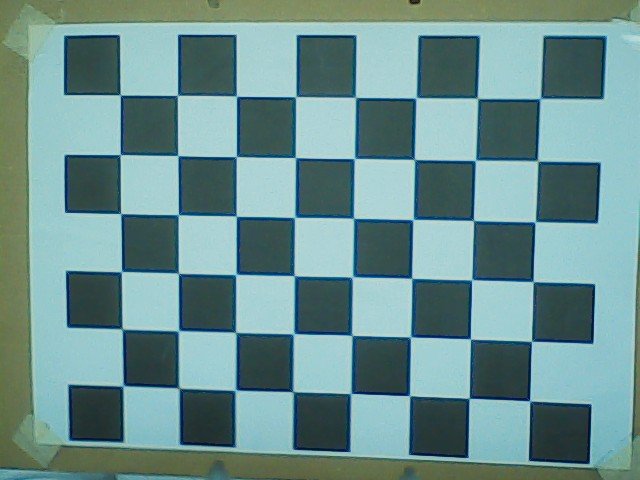
#> input picture code/assignment04/WIN_20251106_14_04_13_Pro.jpg, 640 x 480 px; its folder holds 4 pictures in this run; the run also reads 1 picture not shown here
$ python cam_calib.py
#> lines starting #> are read from the running program, lines starting #| are printed output that depends on the picture; after the words box and inside, x2 and y2 are one past the last pixel; in counts of white or black regions, pixels touching at a corner belong together
import numpy as np
import cv2 as cv
import glob

# termination criteria
criteria = (cv.TERM_CRITERIA_EPS + cv.TERM_CRITERIA_MAX_ITER, 30, 0.001)

# prepare object points, like (0,0,0), (1,0,0), (2,0,0) ....,(6,5,0)
objp = np.zeros((6*8,3), np.float32)
objp[:,:2] = np.mgrid[0:8,0:6].T.reshape(-1,2)

# Arrays to store object points and image points from all the images.
objpoints = [] # 3d point in real world space
imgpoints = [] # 2d points in image plane.

images = glob.glob('*.jpg')

for fname in images:
    img = cv.imread(fname)
#> img is the input picture: shape (480, 640, 3); mean B, G, R 143.3, 144.3, 108.5
    gray = cv.cvtColor(img, cv.COLOR_BGR2GRAY)
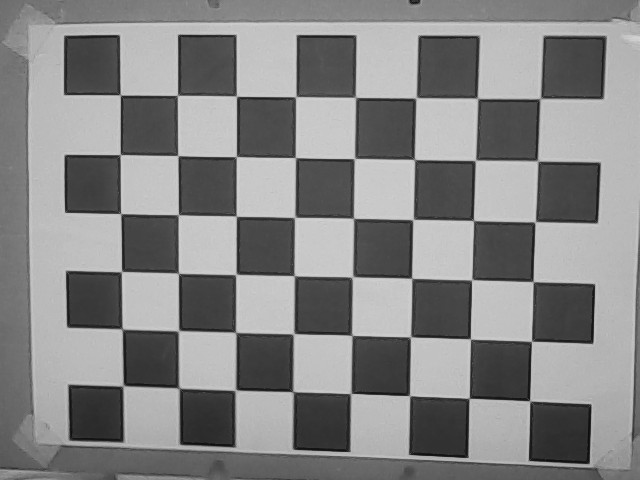
#> gray: shape (480, 640); min 11, max 215, mean 133.4

    # Find the chess board corners
    ret, corners = cv.findChessboardCorners(gray, (8,6), None)
#> ret = True; corners = 48 rows, first 8: [120.5, 94.58], [177.9, 96.18], [236.6, 96.83], [295.3, 97.11], [356.2, 95.91], [416, 98], [477.5, 98], [540, 98.5]

    # If found, add object points, image points (after refining them)
    if ret == True:
        objpoints.append(objp)

        corners2 = cv.cornerSubPix(gray,corners, (11,11), (-1,-1), criteria)
#> corners2 = 48 rows, first 8: [120.3, 95], [177.5, 95.38], [236.5, 96.29], [295.8, 96.72], [355.5, 97.48], [415.9, 97.96], [477.4, 98.38], [540.1, 98.57]
        imgpoints.append(corners2)

        # Draw and display the corners
        cv.drawChessboardCorners(img, (8,6), corners2, ret)
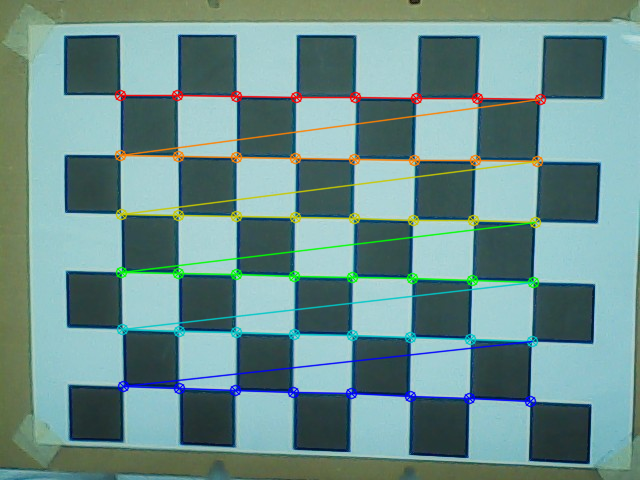
#> img: shape (480, 640, 3); 5.7% of pixels changed, all inside (x1, y1, x2, y2) = (114, 89, 547, 408)
        cv.imshow('img', img)
        cv.waitKey(500)
#> pass 2 of the loop `for fname in images:`:
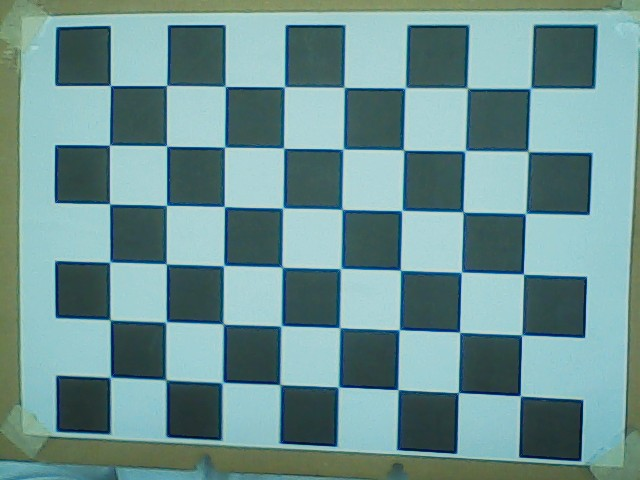
#> input picture code/assignment04/WIN_20251106_14_04_18_Pro.jpg, 640 x 480 px
#> img is the input picture: shape (480, 640, 3); mean B, G, R 146.1, 146.2, 109.3
#> `gray = cv.cvtColor(img, cv.COLOR_BGR2GRAY)`:
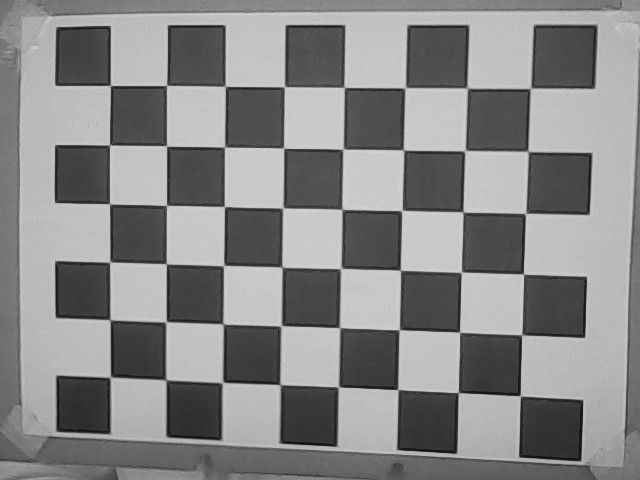
#> gray: shape (480, 640); min 11, max 216, mean 135.1
#> corners = 48 rows, first 8: [111.4, 85.2], [167.2, 85.34], [225.6, 85.56], [284.3, 87.83], [344, 87], [405.2, 89.62], [467, 88], [530.5, 88.5]
#> corners2 = 48 rows, first 8: [110.4, 85.49], [166.5, 85.51], [225.3, 86.48], [284.5, 86.8], [344.1, 87.49], [405.2, 87.98], [467, 88.18], [530.4, 88.4]
#> `cv.drawChessboardCorners(img, (8,6), corners2, ret)`:
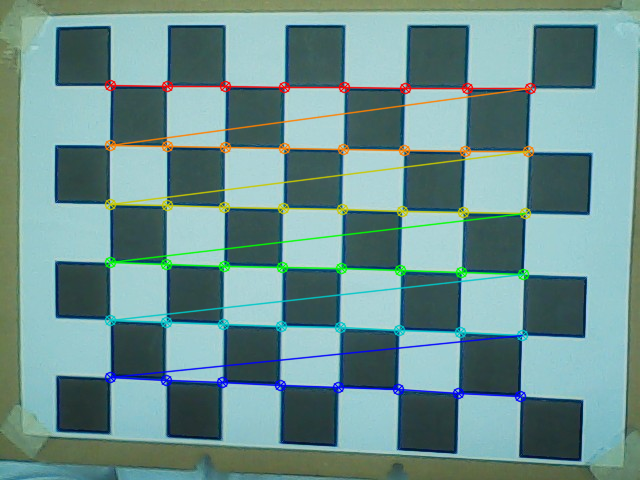
#> img: shape (480, 640, 3); 5.72% of pixels changed, all inside (x1, y1, x2, y2) = (104, 79, 537, 403)
#> pass 3 of the loop `for fname in images:`:
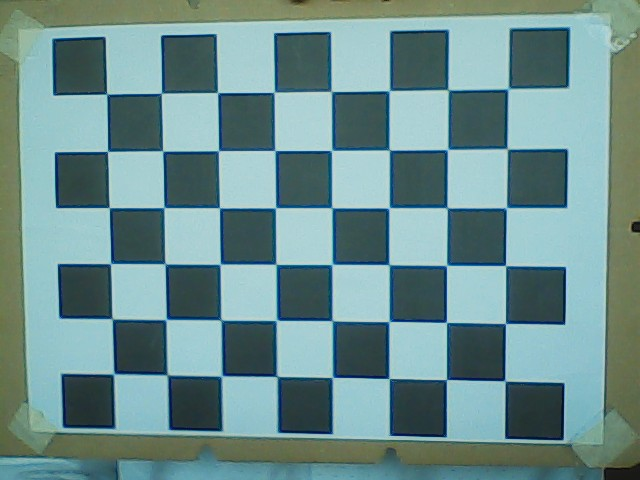
#> input picture code/assignment04/WIN_20251106_14_04_57_Pro.jpg, 640 x 480 px
#> img is the input picture: shape (480, 640, 3); mean B, G, R 142.2, 142.4, 109.1
#> `gray = cv.cvtColor(img, cv.COLOR_BGR2GRAY)`:
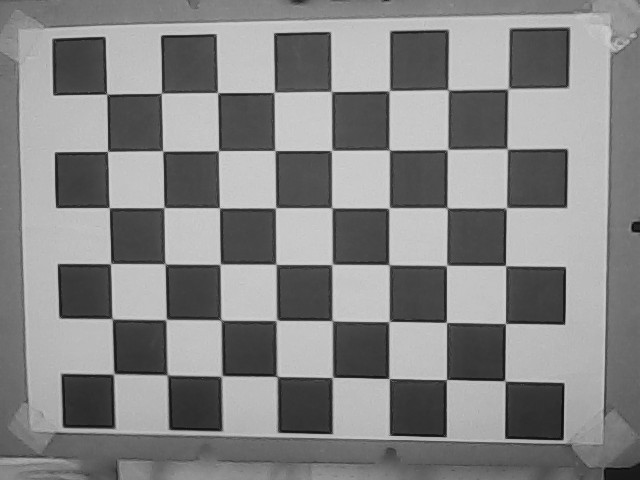
#> gray: shape (480, 640); min 9, max 213, mean 132.4
#> corners = 48 rows, first 8: [107, 93.49], [161.9, 93.67], [218.5, 92.7], [274.2, 92.59], [330.5, 91.58], [389.4, 90.32], [448, 90], [507.5, 88.5]
#> corners2 = 48 rows, first 8: [106.7, 94.14], [161.5, 93.23], [217.6, 92.67], [274.3, 92.36], [331.4, 91.52], [389.3, 90.69], [447.9, 89.8], [508, 88.77]
#> `cv.drawChessboardCorners(img, (8,6), corners2, ret)`:
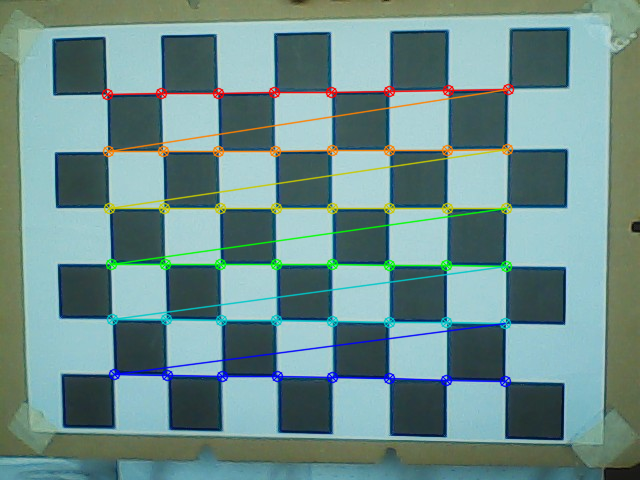
#> img: shape (480, 640, 3); 5.51% of pixels changed, all inside (x1, y1, x2, y2) = (101, 83, 515, 388)
#> the loop made 4 passes; the first 3 are shown

# cv.destroyAllWindows()


# Calibrate the camera
ret, mtx, dist, rvecs, tvecs = cv.calibrateCamera(objpoints, imgpoints, gray.shape[::-1], None, None)

print("Calibration successful:", ret)
print("\nCamera matrix:\n", mtx)
print("\nDistortion coefficients:\n", dist)
print("\nRotation:\n", rvecs[0])
print("\nTranslation:\n", tvecs[0])

# Save calibration results
np.savez("camera_calibration_9x7.npz", mtx=mtx, dist=dist, rvecs=rvecs, tvecs=tvecs)

img = cv.imread(images[2])
h, w = img.shape[:2]
#> h = 480; w = 640
newcameramtx, roi = cv.getOptimalNewCameraMatrix(mtx, dist, (w, h), 1, (w, h))

# Undistort
dst = cv.undistort(img, mtx, dist, None, newcameramtx)
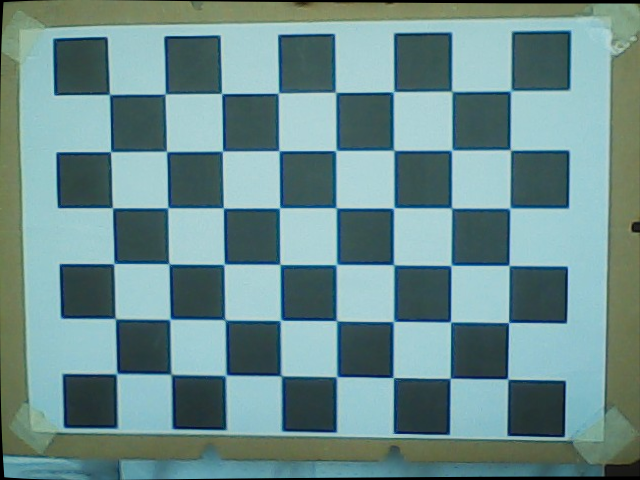
#> dst: shape (480, 640, 3); mean B, G, R 140.9, 141, 108

def overlay_grid(image, step=50, color=(0, 0, 255), thickness=1):
    """Overlays a red grid onto an image."""
#> called with step = 50, color = (0, 0, 255), thickness = 1
    img_with_grid = image.copy()
    h, w = image.shape[:2]
#> h = 480; w = 640

    # Draw vertical lines (Red color is BGR: (0, 0, 255))
    for x in range(0, w, step):
        cv.line(img_with_grid, (x, 0), (x, h), color, thickness)
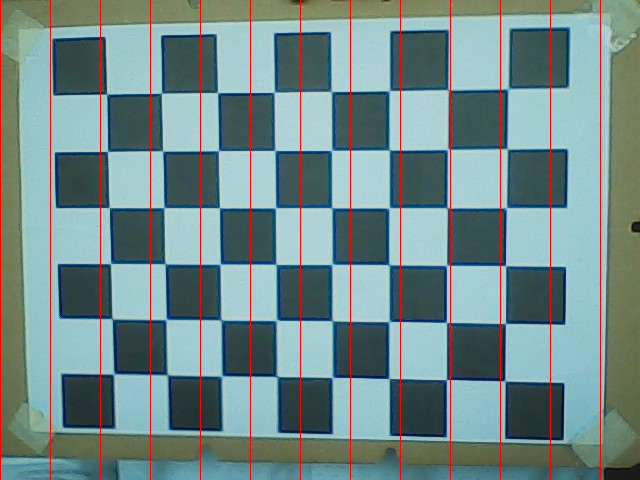
#> img_with_grid: shape (480, 640, 3); 2.03% of pixels changed, all inside (x1, y1, x2, y2) = (0, 0, 601, 480)

    # Draw horizontal lines
    for y in range(0, h, step):
        cv.line(img_with_grid, (0, y), (w, y), color, thickness)
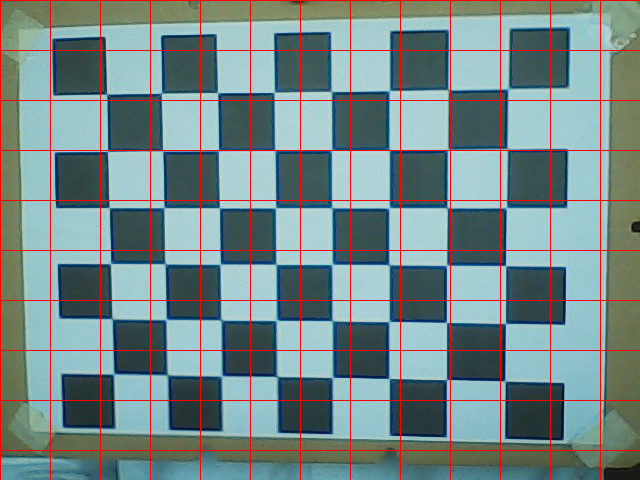
#> img_with_grid: shape (480, 640, 3); 2.04% of pixels changed, all inside (x1, y1, x2, y2) = (1, 0, 640, 451)

    return img_with_grid

# Define grid parameters
GRID_STEP = 50  # Distance between lines in pixels
GRID_COLOR = (0, 0, 255) # Red in BGR
GRID_THICKNESS = 1

# Apply grid to both images
original_with_grid = overlay_grid(img, GRID_STEP, GRID_COLOR, GRID_THICKNESS)
undistorted_with_grid = overlay_grid(dst, GRID_STEP, GRID_COLOR, GRID_THICKNESS)
#> call 2 of overlay_grid, with step = 50, color = (0, 0, 255), thickness = 1
#> after the loop in overlay_grid (call 2), `for x in range(0, w, step):`:
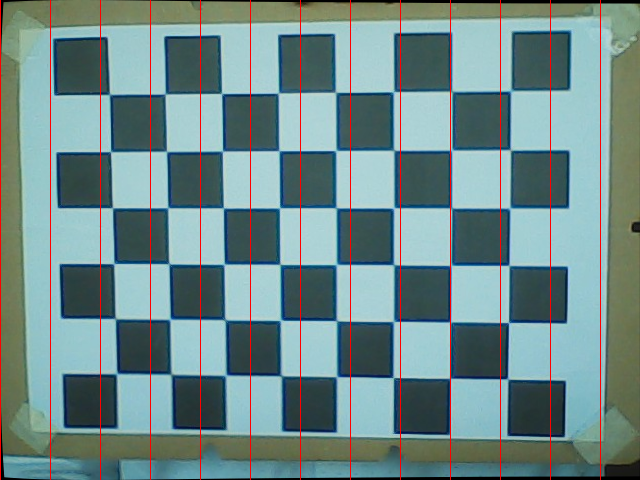
#> img_with_grid: shape (480, 640, 3); 2.03% of pixels changed, all inside (x1, y1, x2, y2) = (0, 0, 601, 480)
#> after the loop in overlay_grid (call 2), `for y in range(0, h, step):`:
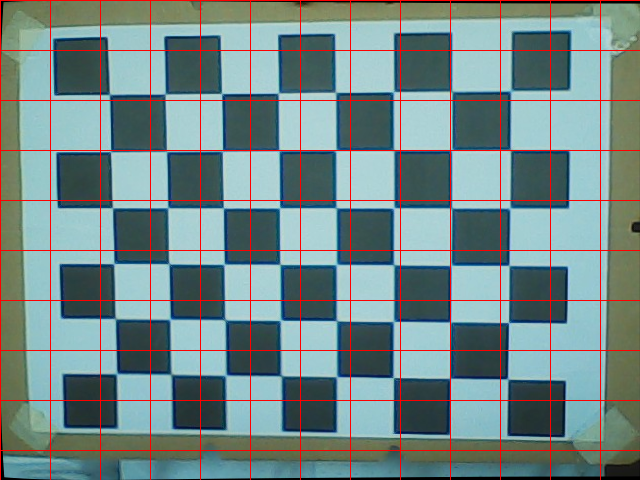
#> img_with_grid: shape (480, 640, 3); 2.04% of pixels changed, all inside (x1, y1, x2, y2) = (1, 0, 640, 451)

# Display images with grid
cv.imshow('Original (Distorted) with Grid', original_with_grid)
cv.imshow('Undistorted with Grid', undistorted_with_grid)
cv.waitKey(0)
cv.destroyAllWindows()
